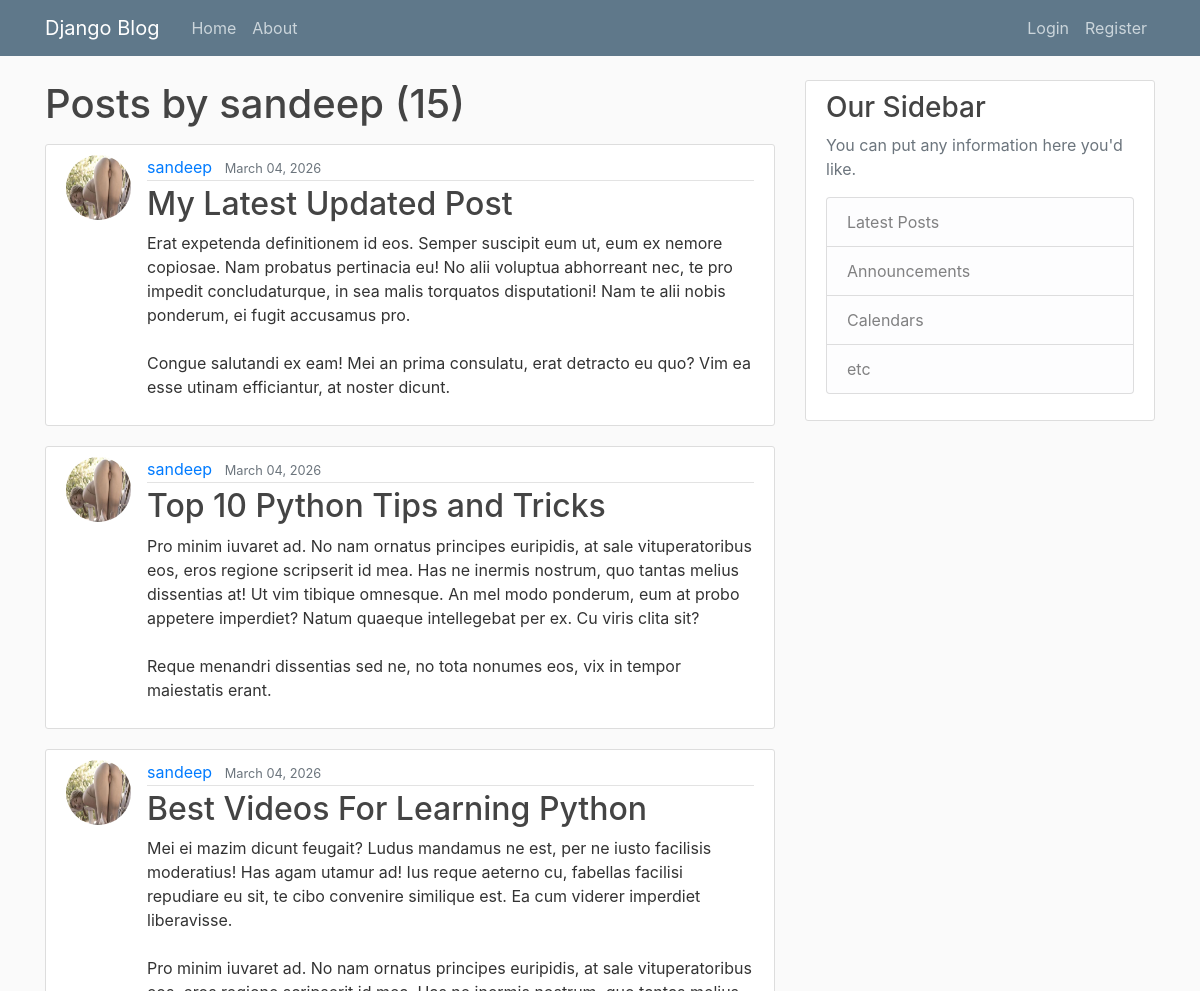
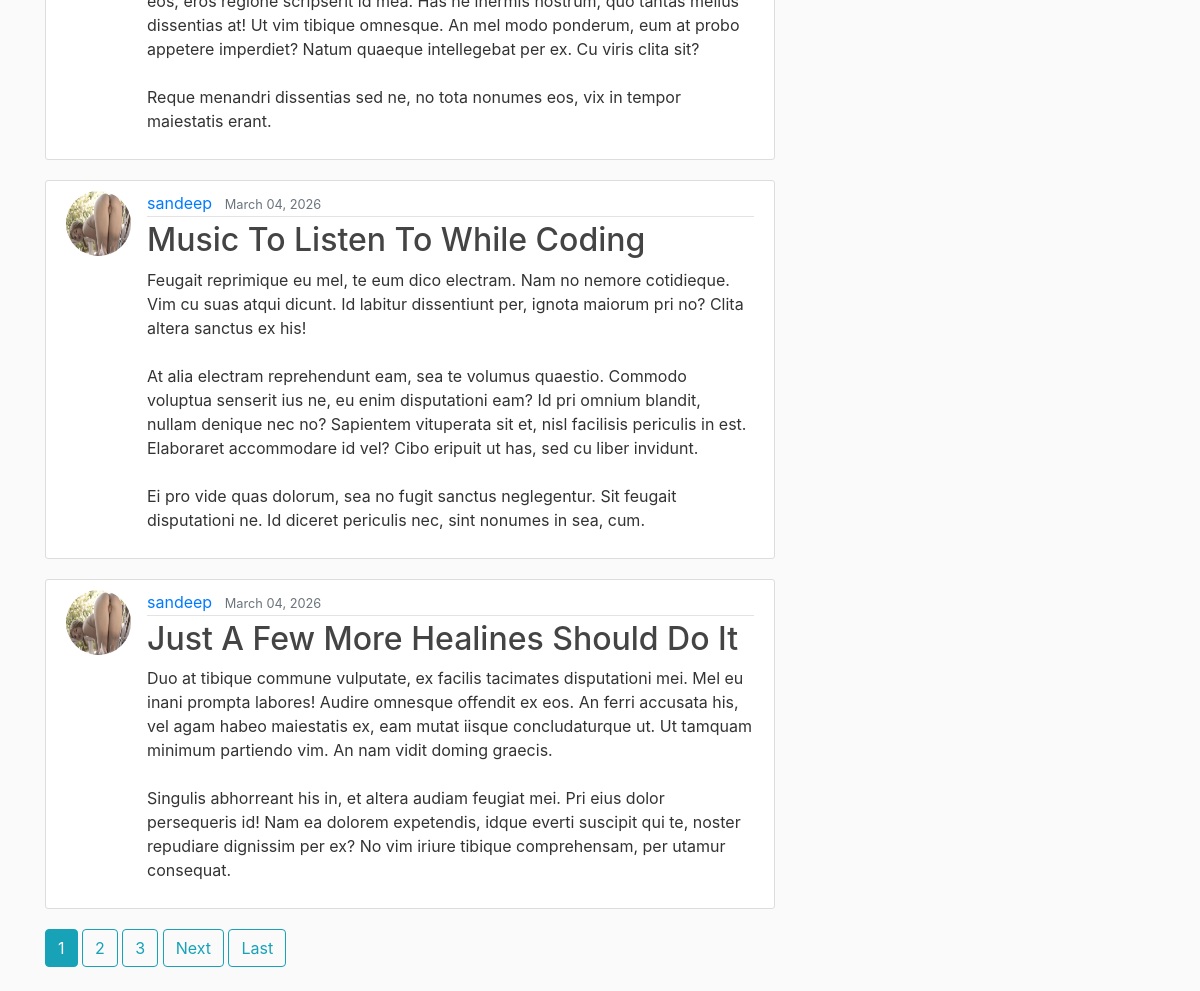
Before: /user/sandeep/ with the older database file (2 pictures, top to bottom).
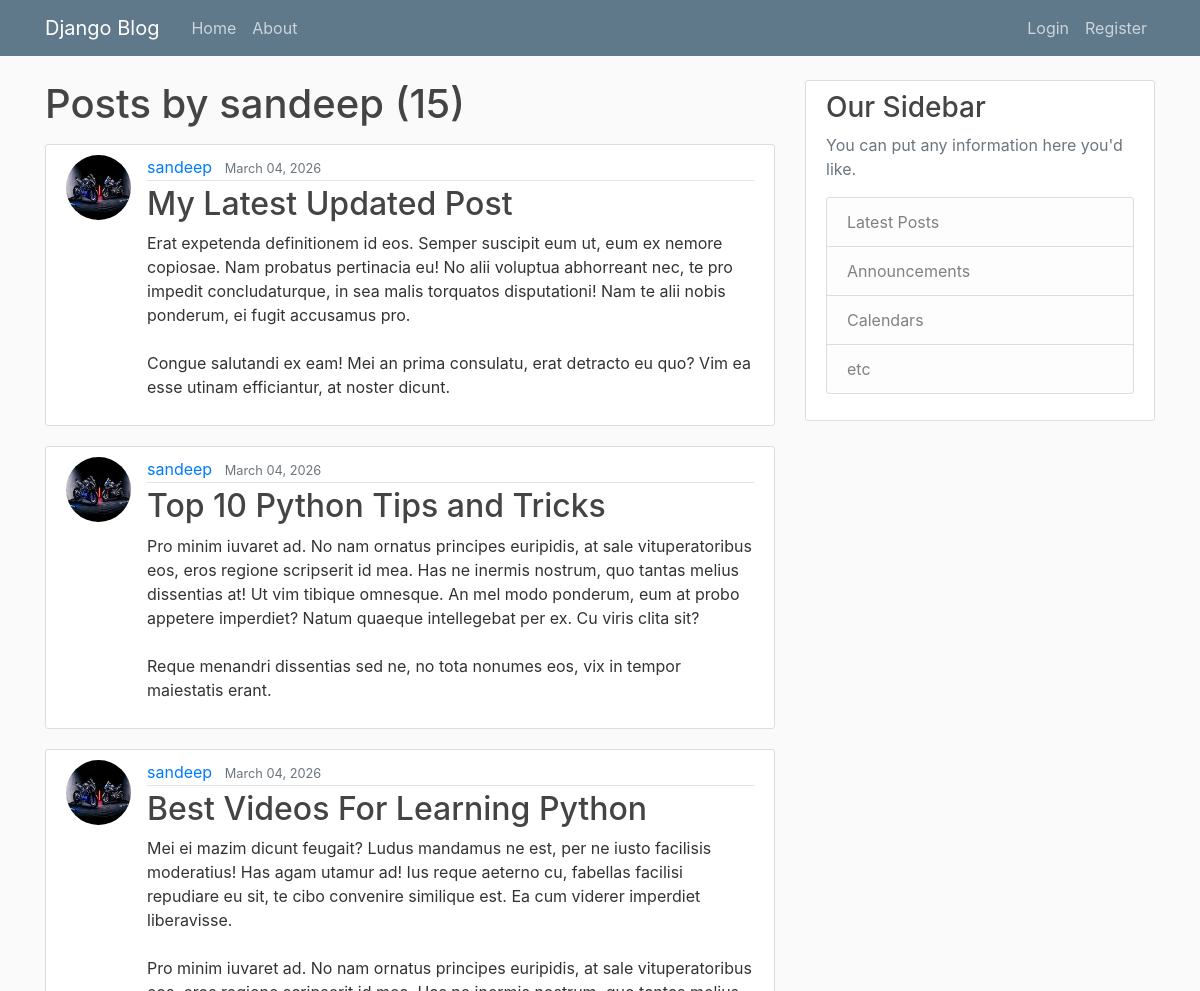
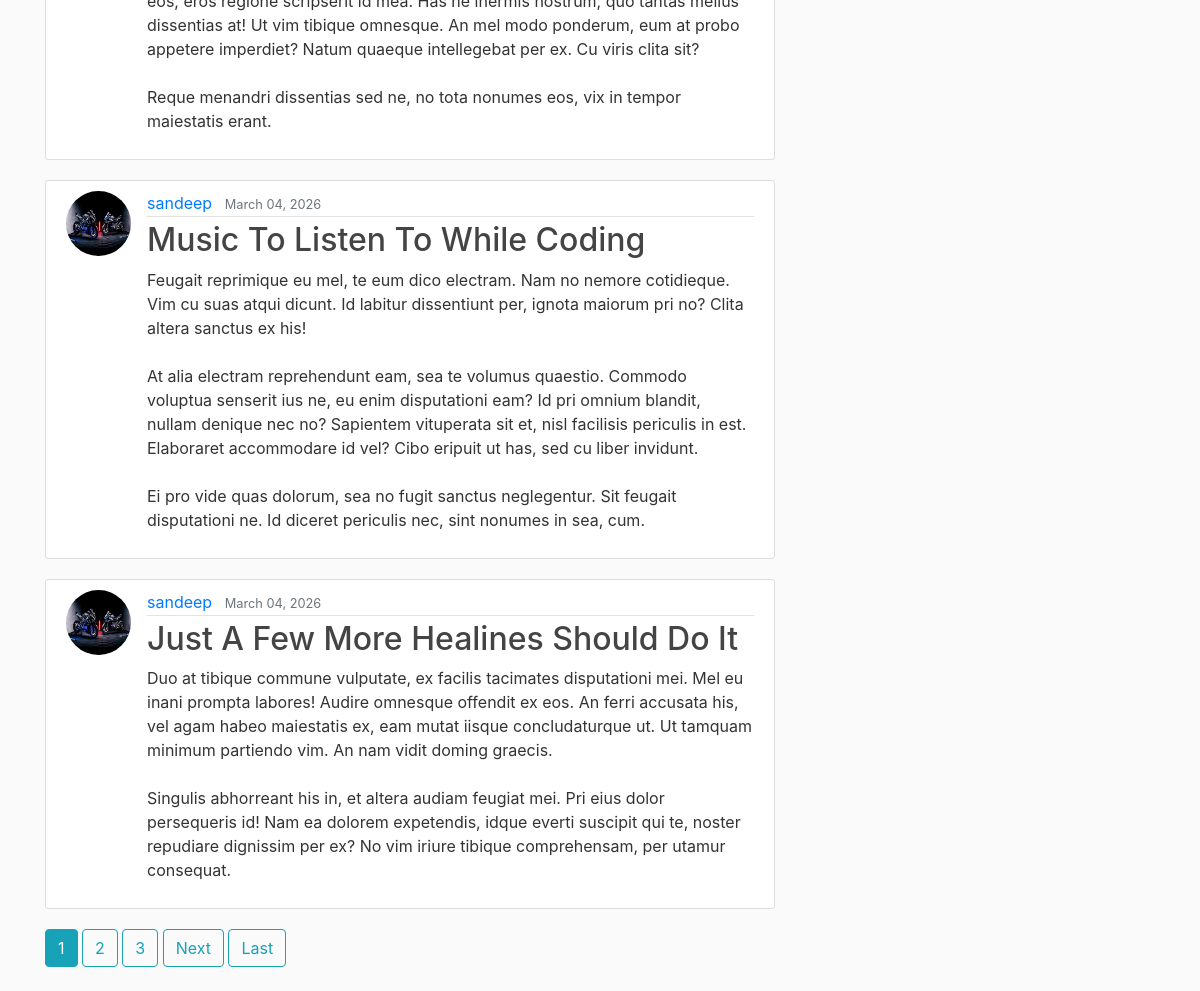
After: the same page with the newer database file (2 pictures, top to bottom).
### blog/models.py (models this page shows, shortened)
class Post(models.Model):
    title = models.CharField(max_length=100)
    content = models.TextField()
    date_posted = models.DateTimeField(default=timezone.now)#we do not put parenthesis at the end of the now as we donot want to carry out that function at that moment
    author = models.ForeignKey(User,on_delete=models.CASCADE)

### users/models.py (models this page shows, shortened)
class Profile(models.Model):
    user = models.OneToOneField(User, on_delete=models.CASCADE)
    image = models.ImageField(default='default.jpg', upload_to='profile_pics')

### blog/views.py (the view)
# urls.py: path('user/<str:username>/', UserPostListView.as_view() , name = 'user-posts'),
class UserPostListView(ListView):
     model = Post
     template_name = 'blog/user_posts.html'  # <app>/<model>_<viewtype>.html
     context_object_name = 'posts'
     ordering = ['-date_posted']
     paginate_by = 5
     def get_queryset(self):
          user = get_object_or_404(User, username=self.kwargs.get('username'))
          return Post.objects.filter(author=user).order_by('-date_posted')

### blog/templates/blog/user_posts.html (shortened to what this page needs)
{% extends "blog/base.html" %}
{% block content %}
    <h1 class="mb-3">Posts by {{ view.kwargs.username }} ({{ page_obj.paginator.count }})</h1>
    {% for post in posts %}
       <article class="media content-section">
        <img class="rounded-circle article-img" src="{{ post.author.profile.image.url }}" alt="">
            <div class="media-body">
                <div class="article-metadata">
                <a class="mr-2" href="{% url 'user-posts' post.author.username %}">{{ post.author }}</a>
                <small class="text-muted">{{ post.date_posted|date:"F d, Y"}}</small>
                </div>
                <h2><a class="article-title" href="{% url 'post-detail' post.id %}">{{ post.title }}</a></h2>
                <p class="article-content">{{ post.content }}</p>
            </div>
</article>
    {% endfor %}
    {% if is_paginated %}
        {% for num in page_obj.paginator.page_range %}
            {% if page_obj.number == num %}
               <a class="btn btn-info mb-4"href="?page={{ num }}">{{ num }}</a>
            {% elif num > page_obj.number|add:'-3' and num < page_obj.number|add:'3' %}
               <a class="btn btn-outline-info mb-4"href="?page={{ num }}">{{ num }}</a>
            {% endif %}
        {% endfor %}
        {% if page_obj.has_next %}
            <a class="btn btn-outline-info mb-4"href="?page={{ page_obj.next_page_number }}">Next</a>
            <a class="btn btn-outline-info mb-4"href="?page={{ page_obj.paginator.num_pages }}">Last</a>
        {% endif %}
    {% endif %}
{% endblock content %}

Changed rows visible on the page:
changed through a linked row, Post "My Latest Updated Post": author.profile.image: picture removed, a placeholder shows
changed through a linked row, Post "Top 10 Python Tips and Tricks": author.profile.image: picture removed, a placeholder shows
changed through a linked row, Post "Best Videos For Learning Python": author.profile.image: picture removed, a placeholder shows
changed through a linked row, Post "Music To Listen To While Coding": author.profile.image: picture removed, a placeholder shows
changed through a linked row, Post "Just A Few More Healines Should Do It": author.profile.image: picture removed, a placeholder shows
